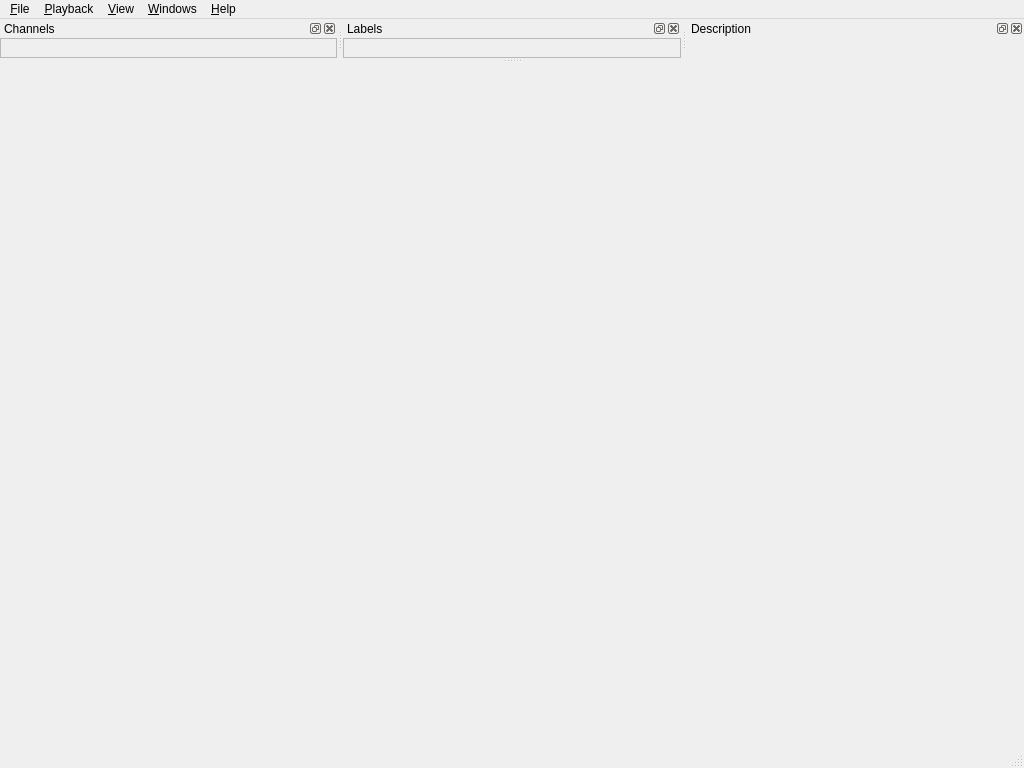
<?xml version="1.0" encoding="UTF-8"?>
<ui version="4.0">
 <class>EcalplayMainWindow</class>
 <widget class="QMainWindow" name="EcalplayMainWindow">
  <property name="geometry">
   <rect>
    <x>0</x>
    <y>0</y>
    <width>1024</width>
    <height>768</height>
   </rect>
  </property>
  <property name="sizePolicy">
   <sizepolicy hsizetype="Preferred" vsizetype="Preferred">
    <horstretch>0</horstretch>
    <verstretch>0</verstretch>
   </sizepolicy>
  </property>
  <property name="windowIcon">
   <iconset resource="../resources/resources.qrc">
    <normaloff>:/ecalplay/APP_ICON</normaloff>:/ecalplay/APP_ICON</iconset>
  </property>
  <property name="dockNestingEnabled">
   <bool>true</bool>
  </property>
  <widget class="QWidget" name="centralwidget">
   <layout class="QVBoxLayout" name="verticalLayout"/>
  </widget>
  <widget class="QMenuBar" name="menubar">
   <property name="geometry">
    <rect>
     <x>0</x>
     <y>0</y>
     <width>1024</width>
     <height>21</height>
    </rect>
   </property>
   <widget class="QMenu" name="menu_file">
    <property name="title">
     <string>&amp;File</string>
    </property>
    <widget class="QToolTipMenu" name="menu_recent_measurement">
     <property name="title">
      <string>&amp;Recent mesurements</string>
     </property>
     <addaction name="actiondummy"/>
    </widget>
    <widget class="QMenu" name="menuChannel_Mapping">
     <property name="title">
      <string>Channel &amp;Mapping</string>
     </property>
     <addaction name="action_save_channel_mapping"/>
     <addaction name="action_load_channel_mapping"/>
     <addaction name="separator"/>
     <addaction name="action_default_mapping_file_ask"/>
     <addaction name="action_default_mapping_file_load"/>
     <addaction name="action_default_mapping_file_ignore"/>
    </widget>
    <addaction name="action_load_measurement"/>
    <addaction name="menu_recent_measurement"/>
    <addaction name="action_close_measurement"/>
    <addaction name="separator"/>
    <addaction name="action_save_scenarios"/>
    <addaction name="menuChannel_Mapping"/>
    <addaction name="separator"/>
    <addaction name="action_exit"/>
   </widget>
   <widget class="QMenu" name="menu_playback">
    <property name="title">
     <string>&amp;Playback</string>
    </property>
    <addaction name="action_connect_to_ecal"/>
    <addaction name="separator"/>
    <addaction name="action_play"/>
    <addaction name="action_stop"/>
    <addaction name="action_step_forward"/>
    <addaction name="action_step_channel"/>
    <addaction name="action_repeat"/>
    <addaction name="separator"/>
    <addaction name="action_limit_playback_speed"/>
    <addaction name="action_allow_framedrops"/>
    <addaction name="action_enforce_delay_accuracy"/>
   </widget>
   <widget class="QMenu" name="menu_view">
    <property name="title">
     <string>&amp;View</string>
    </property>
    <addaction name="action_settings"/>
    <addaction name="action_debug_console"/>
    <addaction name="separator"/>
    <addaction name="action_reset_layout"/>
   </widget>
   <widget class="QMenu" name="menu_windows">
    <property name="title">
     <string>&amp;Windows</string>
    </property>
   </widget>
   <widget class="QMenu" name="menu_help">
    <property name="title">
     <string>&amp;Help</string>
    </property>
    <addaction name="action_about"/>
    <addaction name="separator"/>
    <addaction name="action_licenses"/>
   </widget>
   <addaction name="menu_file"/>
   <addaction name="menu_playback"/>
   <addaction name="menu_view"/>
   <addaction name="menu_windows"/>
   <addaction name="menu_help"/>
  </widget>
  <widget class="QStatusBar" name="statusbar"/>
  <widget class="QDockWidget" name="channel_dockwidget">
   <property name="windowTitle">
    <string>Channels</string>
   </property>
   <attribute name="dockWidgetArea">
    <number>4</number>
   </attribute>
   <widget class="QWidget" name="channel_dockwidget_content">
    <layout class="QHBoxLayout" name="horizontalLayout">
     <property name="leftMargin">
      <number>0</number>
     </property>
     <property name="topMargin">
      <number>0</number>
     </property>
     <property name="rightMargin">
      <number>0</number>
     </property>
     <property name="bottomMargin">
      <number>0</number>
     </property>
     <item>
      <widget class="QFrame" name="channel_dockwidget_content_frame">
       <property name="frameShape">
        <enum>QFrame::StyledPanel</enum>
       </property>
       <layout class="QVBoxLayout" name="channel_dockwidget_content_frame_layout"/>
      </widget>
     </item>
    </layout>
   </widget>
  </widget>
  <widget class="QDockWidget" name="scenario_dockwidget">
   <property name="windowTitle">
    <string>Labels</string>
   </property>
   <attribute name="dockWidgetArea">
    <number>4</number>
   </attribute>
   <widget class="QWidget" name="screnario_dockwidget_content">
    <layout class="QHBoxLayout" name="horizontalLayout_2">
     <property name="leftMargin">
      <number>0</number>
     </property>
     <property name="topMargin">
      <number>0</number>
     </property>
     <property name="rightMargin">
      <number>0</number>
     </property>
     <property name="bottomMargin">
      <number>0</number>
     </property>
     <item>
      <widget class="QFrame" name="screnario_dockwidget_content_frame">
       <property name="frameShape">
        <enum>QFrame::StyledPanel</enum>
       </property>
       <property name="frameShadow">
        <enum>QFrame::Plain</enum>
       </property>
       <layout class="QVBoxLayout" name="scenario_dockwidget_content_frame_layout"/>
      </widget>
     </item>
    </layout>
   </widget>
  </widget>
  <widget class="QDockWidget" name="description_dockwidget">
   <property name="windowTitle">
    <string>Description</string>
   </property>
   <attribute name="dockWidgetArea">
    <number>4</number>
   </attribute>
   <widget class="QWidget" name="description_dockwidget_content">
    <layout class="QHBoxLayout" name="horizontalLayout_3">
     <property name="leftMargin">
      <number>0</number>
     </property>
     <property name="topMargin">
      <number>0</number>
     </property>
     <property name="rightMargin">
      <number>0</number>
     </property>
     <property name="bottomMargin">
      <number>0</number>
     </property>
     <item>
      <widget class="QFrame" name="description_dockwidget_content_frame">
       <property name="frameShape">
        <enum>QFrame::NoFrame</enum>
       </property>
       <property name="frameShadow">
        <enum>QFrame::Plain</enum>
       </property>
       <layout class="QVBoxLayout" name="description_dockwidget_content_frame_layout">
        <property name="leftMargin">
         <number>0</number>
        </property>
        <property name="topMargin">
         <number>0</number>
        </property>
        <property name="rightMargin">
         <number>0</number>
        </property>
        <property name="bottomMargin">
         <number>0</number>
        </property>
       </layout>
      </widget>
     </item>
    </layout>
   </widget>
  </widget>
  <action name="action_load_measurement">
   <property name="icon">
    <iconset resource="../../../iconset/ecalicons.qrc">
     <normaloff>:/ecalicons/OPEN</normaloff>:/ecalicons/OPEN</iconset>
   </property>
   <property name="text">
    <string>&amp;Open measurement...</string>
   </property>
   <property name="shortcut">
    <string>Ctrl+O</string>
   </property>
  </action>
  <action name="action_find_measurement">
   <property name="icon">
    <iconset resource="../../../iconset/ecalicons.qrc">
     <normaloff>:/ecalicons/FIND</normaloff>:/ecalicons/FIND</iconset>
   </property>
   <property name="text">
    <string>Find measurement...</string>
   </property>
  </action>
  <action name="actiondummy">
   <property name="text">
    <string>dummy</string>
   </property>
  </action>
  <action name="action_exit">
   <property name="icon">
    <iconset resource="../../../iconset/ecalicons.qrc">
     <normaloff>:/ecalicons/EXIT</normaloff>:/ecalicons/EXIT</iconset>
   </property>
   <property name="text">
    <string>&amp;Exit</string>
   </property>
   <property name="shortcut">
    <string>Ctrl+Q</string>
   </property>
   <property name="menuRole">
    <enum>QAction::QuitRole</enum>
   </property>
  </action>
  <action name="action_close_measurement">
   <property name="icon">
    <iconset resource="../../../iconset/ecalicons.qrc">
     <normaloff>:/ecalicons/CROSS</normaloff>:/ecalicons/CROSS</iconset>
   </property>
   <property name="text">
    <string>&amp;Close measurement</string>
   </property>
   <property name="shortcut">
    <string>Ctrl+W</string>
   </property>
  </action>
  <action name="action_play">
   <property name="enabled">
    <bool>false</bool>
   </property>
   <property name="icon">
    <iconset resource="../../../iconset/ecalicons.qrc">
     <normaloff>:/ecalicons/START</normaloff>:/ecalicons/START</iconset>
   </property>
   <property name="text">
    <string>&amp;Play</string>
   </property>
   <property name="shortcut">
    <string>Space</string>
   </property>
  </action>
  <action name="action_stop">
   <property name="enabled">
    <bool>false</bool>
   </property>
   <property name="icon">
    <iconset resource="../../../iconset/ecalicons.qrc">
     <normaloff>:/ecalicons/STOP</normaloff>:/ecalicons/STOP</iconset>
   </property>
   <property name="text">
    <string>&amp;Stop</string>
   </property>
   <property name="shortcut">
    <string>Ctrl+Space</string>
   </property>
  </action>
  <action name="action_step_forward">
   <property name="enabled">
    <bool>false</bool>
   </property>
   <property name="icon">
    <iconset resource="../../../iconset/ecalicons.qrc">
     <normaloff>:/ecalicons/PLAY_NEXT</normaloff>:/ecalicons/PLAY_NEXT</iconset>
   </property>
   <property name="text">
    <string>&amp;Step forward</string>
   </property>
   <property name="shortcut">
    <string>Ctrl+Right</string>
   </property>
  </action>
  <action name="action_step_backward">
   <property name="enabled">
    <bool>false</bool>
   </property>
   <property name="icon">
    <iconset resource="../../../iconset/ecalicons.qrc">
     <normaloff>:/ecalicons/PLAY_PREVIOUS</normaloff>:/ecalicons/PLAY_PREVIOUS</iconset>
   </property>
   <property name="text">
    <string>Step backward</string>
   </property>
   <property name="shortcut">
    <string>Ctrl+Left</string>
   </property>
  </action>
  <action name="action_repeat">
   <property name="checkable">
    <bool>true</bool>
   </property>
   <property name="icon">
    <iconset resource="../../../iconset/ecalicons.qrc">
     <normaloff>:/ecalicons/REPEAT</normaloff>:/ecalicons/REPEAT</iconset>
   </property>
   <property name="text">
    <string>&amp;Repeat</string>
   </property>
   <property name="shortcut">
    <string>Ctrl+R</string>
   </property>
  </action>
  <action name="action_allow_framedrops">
   <property name="checkable">
    <bool>true</bool>
   </property>
   <property name="text">
    <string>Allow &amp;framedrops</string>
   </property>
  </action>
  <action name="action_enforce_delay_accuracy">
   <property name="checkable">
    <bool>true</bool>
   </property>
   <property name="text">
    <string>Enforce &amp;delay accuracy</string>
   </property>
  </action>
  <action name="action_limit_playback_speed">
   <property name="checkable">
    <bool>true</bool>
   </property>
   <property name="checked">
    <bool>true</bool>
   </property>
   <property name="text">
    <string>&amp;Limit playback speed</string>
   </property>
  </action>
  <action name="action_check_for_discontinuities">
   <property name="text">
    <string>Check for Discontinuities</string>
   </property>
  </action>
  <action name="action_connect_to_ecal">
   <property name="enabled">
    <bool>false</bool>
   </property>
   <property name="icon">
    <iconset resource="../../../iconset/ecalicons.qrc">
     <normaloff>:/ecalicons/CHECKMARK</normaloff>:/ecalicons/CHECKMARK</iconset>
   </property>
   <property name="text">
    <string>Connect to &amp;eCAL</string>
   </property>
  </action>
  <action name="action_about">
   <property name="icon">
    <iconset resource="../../../iconset/ecalicons.qrc">
     <normaloff>:/ecalicons/INFO</normaloff>:/ecalicons/INFO</iconset>
   </property>
   <property name="text">
    <string>&amp;About...</string>
   </property>
   <property name="shortcut">
    <string>F1</string>
   </property>
   <property name="menuRole">
    <enum>QAction::AboutRole</enum>
   </property>
  </action>
  <action name="action_licenses">
   <property name="text">
    <string>&amp;Licenses...</string>
   </property>
  </action>
  <action name="action_reset_layout">
   <property name="text">
    <string>&amp;Reset layout</string>
   </property>
  </action>
  <action name="action_settings">
   <property name="icon">
    <iconset resource="../../../iconset/ecalicons.qrc">
     <normaloff>:/ecalicons/SETTINGS</normaloff>:/ecalicons/SETTINGS</iconset>
   </property>
   <property name="text">
    <string>&amp;Settings</string>
   </property>
  </action>
  <action name="action_step_channel">
   <property name="enabled">
    <bool>false</bool>
   </property>
   <property name="icon">
    <iconset resource="../../../iconset/ecalicons.qrc">
     <normaloff>:/ecalicons/FORWARD_TO</normaloff>:/ecalicons/FORWARD_TO</iconset>
   </property>
   <property name="text">
    <string>Step &amp;channel</string>
   </property>
   <property name="shortcut">
    <string>Shift+Right</string>
   </property>
  </action>
  <action name="action_debug_console">
   <property name="checkable">
    <bool>true</bool>
   </property>
   <property name="icon">
    <iconset resource="../../../iconset/ecalicons.qrc">
     <normaloff>:/ecalicons/COMMAND_WINDOW</normaloff>:/ecalicons/COMMAND_WINDOW</iconset>
   </property>
   <property name="text">
    <string>Debug console...</string>
   </property>
  </action>
  <action name="action_save_channel_mapping">
   <property name="enabled">
    <bool>false</bool>
   </property>
   <property name="icon">
    <iconset resource="../../../iconset/ecalicons.qrc">
     <normaloff>:/ecalicons/SAVE_AS</normaloff>:/ecalicons/SAVE_AS</iconset>
   </property>
   <property name="text">
    <string>&amp;Save Channel Mapping as...</string>
   </property>
   <property name="shortcut">
    <string>Ctrl+Shift+S</string>
   </property>
  </action>
  <action name="action_load_channel_mapping">
   <property name="enabled">
    <bool>false</bool>
   </property>
   <property name="icon">
    <iconset resource="../../../iconset/ecalicons.qrc">
     <normaloff>:/ecalicons/OPEN</normaloff>:/ecalicons/OPEN</iconset>
   </property>
   <property name="text">
    <string>&amp;Open Channel Mapping...</string>
   </property>
   <property name="shortcut">
    <string>Ctrl+Shift+O</string>
   </property>
  </action>
  <action name="action_default_mapping_file_load">
   <property name="checkable">
    <bool>true</bool>
   </property>
   <property name="text">
    <string>&amp;Load mapping file</string>
   </property>
  </action>
  <action name="actionAlways_ask">
   <property name="text">
    <string>Always ask</string>
   </property>
  </action>
  <action name="action_default_mapping_file_ignore">
   <property name="checkable">
    <bool>true</bool>
   </property>
   <property name="text">
    <string>&amp;Ignore mapping file</string>
   </property>
  </action>
  <action name="action_default_mapping_file_ask">
   <property name="checkable">
    <bool>true</bool>
   </property>
   <property name="text">
    <string>Ask whether to load mapping file</string>
   </property>
  </action>
  <action name="action_save_scenarios">
   <property name="icon">
    <iconset resource="../../../iconset/ecalicons.qrc">
     <normaloff>:/ecalicons/SAVE</normaloff>:/ecalicons/SAVE</iconset>
   </property>
   <property name="text">
    <string>&amp;Save labels</string>
   </property>
   <property name="shortcut">
    <string>Ctrl+S</string>
   </property>
  </action>
 </widget>
 <customwidgets>
  <customwidget>
   <class>QToolTipMenu</class>
   <extends>QMenu</extends>
   <header>CustomQt/QToolTipMenu.h</header>
  </customwidget>
 </customwidgets>
 <resources>
  <include location="../../../iconset/ecalicons.qrc"/>
  <include location="../resources/resources.qrc"/>
 </resources>
 <connections/>
</ui>
